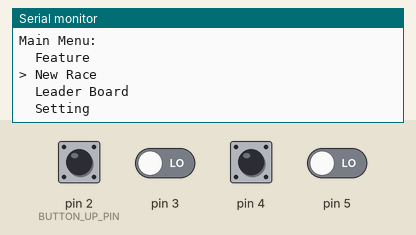
A sketch run on a simulated Arduino Uno, built with avr-gcc and run on an emulated ATmega328P. On the bench: the last lines printed to the serial monitor. The inputs (shaded band) are chosen by the test bench; at power-on: pin 2 (BUTTON_UP_PIN) HIGH, pin 3–5 LOW.

Above: at 1.2 s.
1.3 s: pin 2 (BUTTON_UP_PIN) pulsed LOW 2 times (0.12 s each, 0.3 s apart)
At 2.1 s:
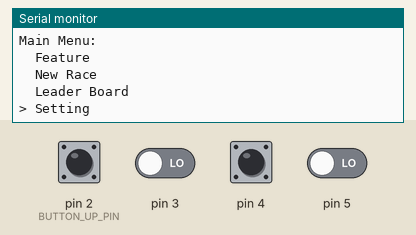
3.4 s: pin 2 (BUTTON_UP_PIN) pulled LOW for 0.15 s
At 4.7 s:
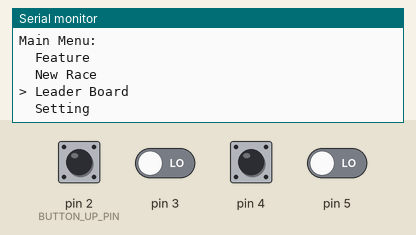
5.0 s: pin 4 pulsed HIGH 2 times (0.12 s each, 0.3 s apart)
At 6.5 s:
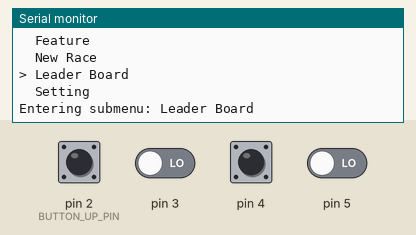

Measured:
- after the input at 1.3 s, the serial monitor: prints a new line after 0.36 s (image 1)
- after the input at 3.4 s, the serial monitor: prints a new line after 0.05 s (image 2)
- after the input at 5.0 s, the serial monitor: prints a new line after 0.17 s (image 3)

The sketch:

test_menu.ino
```cpp
#define BUTTON_UP_PIN 2
#define BUTTON_DOWN_PIN 1
#define BUTTON_SELECT_PIN 0
#define BUTTON_CANCEL_PIN 10

const int debounceDelay = 50;  // Debounce delay in milliseconds
unsigned long lastDebounceTime[4] = {0, 0, 0, 0};
int buttonState[4] = {HIGH, HIGH, HIGH, HIGH};
int lastButtonState[4] = {HIGH, HIGH, HIGH, HIGH};

int currentMenu = 0;  // Current menu index (0-3)
bool inSubMenu = false;  // Track whether we are in a submenu

const char *menuItems[] = {"Feature", "New Race", "Leader Board", "Setting"};
const int menuSize = sizeof(menuItems) / sizeof(menuItems[0]);

void setup() {
  Serial.begin(115200);

  // Initialize buttons as inputs with pull-up resistors
  pinMode(BUTTON_UP_PIN, INPUT_PULLUP);
  pinMode(BUTTON_DOWN_PIN, INPUT_PULLUP);
  pinMode(BUTTON_SELECT_PIN, INPUT_PULLUP);
  pinMode(BUTTON_CANCEL_PIN, INPUT_PULLUP);

  // Display initial menu
  displayMenu();
}

void loop() {
  // Check all buttons
  for (int i = 0; i < 4; i++) {
    int buttonPin = BUTTON_UP_PIN + i;  // Get button pin dynamically
    int reading = digitalRead(buttonPin);

    // Debounce logic
    if (reading != lastButtonState[i]) {
      lastDebounceTime[i] = millis();
    }

    if ((millis() - lastDebounceTime[i]) > debounceDelay) {
      if (reading != buttonState[i]) {
        buttonState[i] = reading;

        // Handle button presses
        if (buttonState[i] == LOW) {
          handleButtonPress(i);
        }
      }
    }
    lastButtonState[i] = reading;
  }
}

void handleButtonPress(int buttonIndex) {
  if (!inSubMenu) {
    // Handle navigation in the main menu
    switch (buttonIndex) {
      case 0:  // Up button
        currentMenu = (currentMenu - 1 + menuSize) % menuSize;  // Wrap around to the last menu item
        displayMenu();
        break;

      case 1:  // Down button
        currentMenu = (currentMenu + 1) % menuSize;  // Wrap around to the first menu item
        displayMenu();
        break;

      case 2:  // Select button
        inSubMenu = true;
        Serial.print("Entering submenu: ");
        Serial.println(menuItems[currentMenu]);
        break;

      case 3:  // Cancel button
        // Do nothing in the main menu
        break;
    }
  } else {
    // Handle submenu actions
    switch (buttonIndex) {
      case 3:  // Cancel button
        inSubMenu = false;
        Serial.println("Returning to main menu.");
        displayMenu();
        break;

      default:
        // Handle other buttons in the submenu if needed
        break;
    }
  }
}

void displayMenu() {
  Serial.println("Main Menu:");
  for (int i = 0; i < menuSize; i++) {
    if (i == currentMenu) {
      Serial.print("> ");  // Highlight the selected menu item
    } else {
      Serial.print("  ");
    }
    Serial.println(menuItems[i]);
  }
}
```
